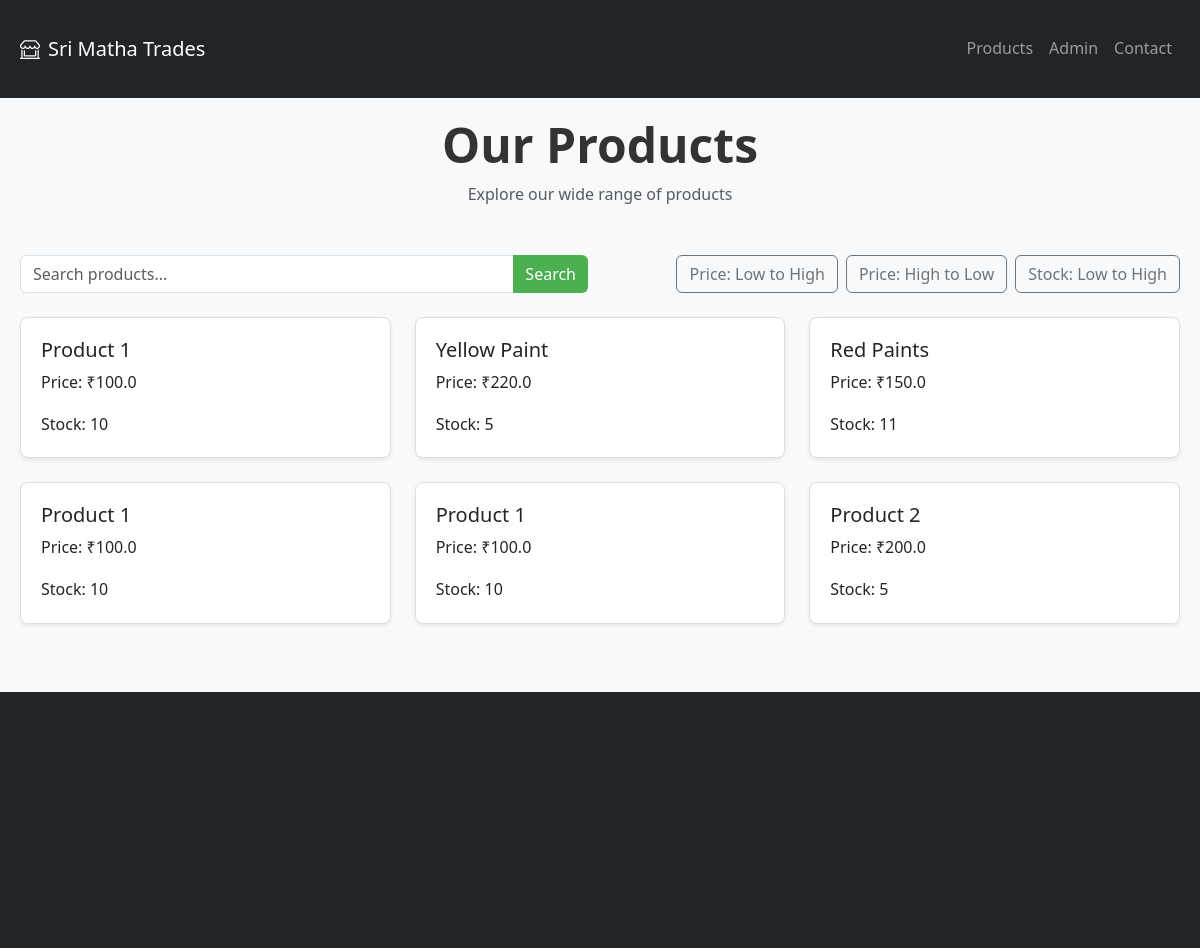
Page /products on the committed database.
### tables this page shows
CREATE TABLE products (
    id INTEGER PRIMARY KEY AUTOINCREMENT,
    name TEXT NOT NULL,
    price REAL NOT NULL,
    stock INTEGER NOT NULL
);

### app.py (the view)
@app.route('/products')
def products():
    search_query = request.args.get('search', '')
    sort_by = request.args.get('sort', '')
    conn = sqlite3.connect('database.db')
    cursor = conn.cursor()
    query = "SELECT * FROM products WHERE name LIKE ?"
    params = [f'%{search_query}%']
    if sort_by == 'price_asc':
        query += " ORDER BY price ASC"
    elif sort_by == 'price_desc':
        query += " ORDER BY price DESC"
    elif sort_by == 'stock_asc':
        query += " ORDER BY stock ASC"
    cursor.execute(query, params)
    products = cursor.fetchall()
    conn.close()
    return render_template('products.html', products=products)

### templates/products.html (shortened to what this page needs)
<!DOCTYPE html>
<html lang="en">
<head>
    <link href="https://cdn.jsdelivr.net/npm/bootstrap@5.3.0-alpha1/dist/css/bootstrap.min.css" rel="stylesheet">
    <link rel="stylesheet" href="https://cdnjs.cloudflare.com/ajax/libs/animate.css/4.1.1/animate.min.css">
    <link rel="stylesheet" href="https://cdn.jsdelivr.net/npm/bootstrap-icons@1.11.1/font/bootstrap-icons.css">
    <link rel="stylesheet" href="{{ url_for('static', filename='style.css') }}">
</head>
<body class="bg-light">
    <nav class="navbar navbar-expand-lg navbar-dark bg-dark fixed-top">
        <div class="container">
            <a class="navbar-brand animate__animated animate__fadeInLeft" href="/">
                <i class="bi bi-shop-window me-2"></i>Sri Matha Trades
            </a>
            <div class="collapse navbar-collapse" id="navbarNav">
                <ul class="navbar-nav ms-auto animate__animated animate__fadeInRight">
                    <li class="nav-item">
                        <a class="nav-link" href="/products">Products</a>
                    </li>
                    <li class="nav-item">
                        <a class="nav-link" href="/admin">Admin</a>
                    </li>
                    <li class="nav-item">
                        <a class="nav-link" href="#contact">Contact</a>
                    </li>
                </ul>
            </div>
        </div>
    </nav>
    <section class="py-5 mt-5">
        <div class="container">
            <div class="text-center mb-5 animate__animated animate__fadeInDown">
                <h2 class="display-5 fw-bold">Our Products</h2>
                <p class="text-muted">Explore our wide range of products</p>
            </div>
            <div class="row mb-4 animate__animated animate__fadeInUp">
                <div class="col-md-6">
                    <form action="/products" method="GET" class="input-group">
                        <input type="text" name="search" class="form-control" placeholder="Search products...">
                        <button type="submit" class="btn btn-primary">Search</button>
                    </form>
                </div>
                <div class="col-md-6 d-flex gap-2 justify-content-end">
                    <a href="/products?sort=price_asc" class="btn btn-outline-secondary">Price: Low to High</a>
                    <a href="/products?sort=price_desc" class="btn btn-outline-secondary">Price: High to Low</a>
                    <a href="/products?sort=stock_asc" class="btn btn-outline-secondary">Stock: Low to High</a>
                </div>
            </div>
            <div class="row row-cols-1 row-cols-md-2 row-cols-lg-3 g-4 animate__animated animate__fadeInUp animate-delay-1">
                {% for product in products %}
                <div class="col">
                    <div class="card h-100 shadow-sm">
                        <div class="card-body">
                            <h5 class="card-title">{{ product[1] }}</h5>
                            <p class="card-text">Price: ₹{{ product[2] }}</p>
                            <p class="card-text">Stock: {{ product[3] }}</p>
                        </div>
                    </div>
                </div>
                {% endfor %}
            </div>
        </div>
    </section>
    <footer class="bg-dark text-white py-5" id="contact">
        <div class="container">
            <div class="row g-4">
            </div>
        </div>
    </footer>
</body>
</html>

### static/style.css (style rules this page uses)
body { font-family: 'Segoe UI', Tahoma, Geneva, Verdana, sans-serif; background-color: #f8f9fa; color: #333; line-height: 1.6; }
.container { max-width: 1200px; margin: 0 auto; padding: 20px; }
.card { border: 1px solid #ddd; border-radius: 8px; box-shadow: 0 2px 4px rgba(0, 0, 0, 0.1); }
.card-body { padding: 20px; }
.btn-primary { background-color: #4CAF50; border: none; }

### rows in the picture
products: name "Product 1", price "100.0", stock "10"
products: name "Yellow Paint", price "220.0", stock "5"
products: name "Red Paints", price "150.0", stock "11"
products: name "Product 1", price "100.0", stock "10"
products: name "Product 1", price "100.0", stock "10"
products: name "Product 2", price "200.0", stock "5"
